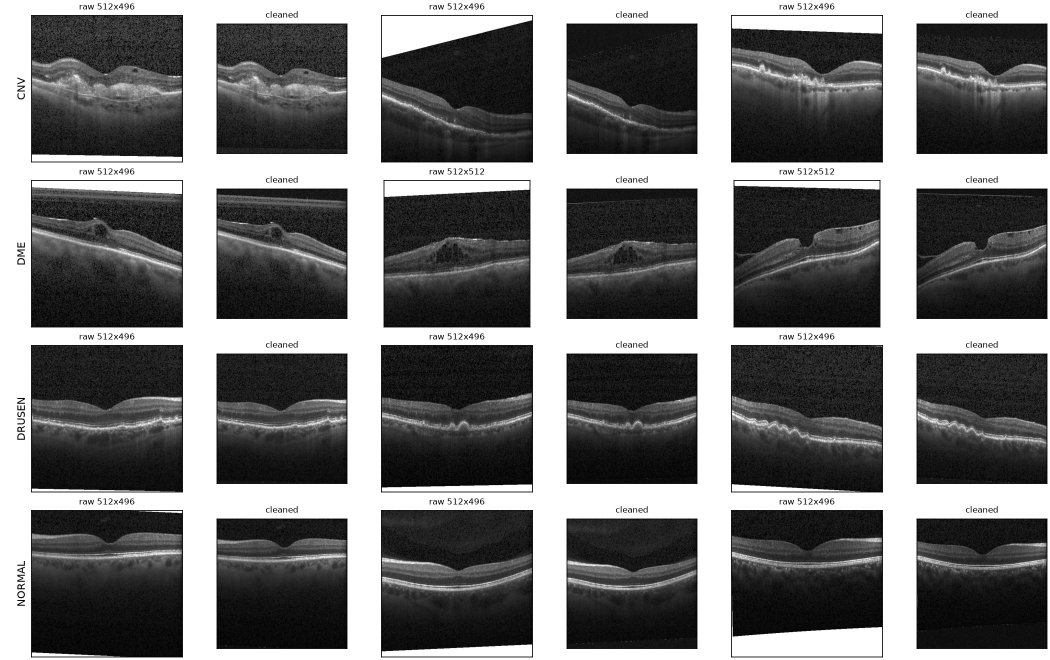
#> input picture src/SeeNN/cleaned_examples_by_class.png, 2100 x 1320 px (shown at 1/2 size)
$ python -i standardize.py   (imports and definitions only)
#> lines starting #> are read from the running program, lines starting #| are printed output that depends on the picture
### src/SeeNN/config.py
"""
reads config.yaml (shared settings) so every script uses the same values, and configs/<name>.yaml for one model's runs

import what you need, e.g. `from config import CLASSES, DATA_FOLDER, SEED`
"""
from pathlib import Path

import yaml

ROOT = Path(__file__).resolve().parents[2]  # repo root, two folders up from src/SeeNN/


def load_yaml(path):
    with open(ROOT / path, encoding="utf-8") as f:
        return yaml.safe_load(f)


def run_config(name):
    """settings for one model's runs, from configs/<name>.yaml"""
    return load_yaml(Path("configs") / f"{name}.yaml")


CONFIG = load_yaml("config.yaml")

DATA_FOLDER = ROOT / CONFIG["paths"]["data"]
OUTPUT_FOLDER = ROOT / CONFIG["paths"]["standardized"]
RESULTS_FOLDER = ROOT / CONFIG["paths"]["results"]
CHECKPOINTS_FOLDER = ROOT / CONFIG["paths"]["checkpoints"]

SEED = CONFIG["seed"]
CLASSES = CONFIG["classes"]
VAL_FRACTION = CONFIG["val_fraction"]
CROP_HEIGHT = CONFIG["crop_height"]
IMAGE_SIZE = CONFIG["image_size"]
BATCH_SIZE = CONFIG["batch_size"]

### src/SeeNN/standardize.py
"""
cleans, crops, and resizes OCT images for input to our nn, in two steps

1. treat every image that is NOT omitted by cropping it to CROP_HEIGHT rows, saving results as PNGs
2. write the log and print a summary
"""

import csv
import os
import time
from collections import Counter
from concurrent.futures import ProcessPoolExecutor
from contextlib import nullcontext
from functools import partial

from PIL import Image, ImageDraw

from config import CLASSES, CROP_HEIGHT, DATA_FOLDER, IMAGE_SIZE, OUTPUT_FOLDER  # set in config.yaml

# [1 line that did not run here, left out]
# [1 line that did not run here, left out]

# [1 line that did not run here, left out]

WORKERS = max(1, (getattr(os, "process_cpu_count", os.cpu_count)() or 1) - 2)  # 1 for no multiprocessing
CHUNK_SIZE = 32 # number of images handed to a worker for processing at a time

SPLITS = ["train", "test"]


# finding images

# [12 lines left out: function find_image_files, not called in this run]


def relative_name(path):
    return path.relative_to(DATA_FOLDER).as_posix()


# for a single image

def load_and_clean(path):
    """for a single image, load, convert to grayscale, and fill in empty white corners with black pixels"""
#> called with path = 'cleaned_examples_by_class.png'
    with Image.open(path) as image:
#> image is the input picture: PIL image 2100x1320 RGBA; mean R, G, B, A 114.4, 114.4, 114.4, 255
        gray = image.convert("L")
    w, h = gray.size
#> w = 2100; h = 1320
    corners_removed = False
    # rotated scans have white wedges in the corners that aren't part of the scan,
    # so whenever we find a triangle of white pixels in a corner, fill in the area up to 15 pixel values away
    # with black pixels (this is a really hacky way to avoid rotating images or doing other transforms)
    for corner in [(0, 0), (w - 1, 0), (0, h - 1), (w - 1, h - 1)]:
        if gray.getpixel(corner) >= 240:
            ImageDraw.floodfill(gray, corner, 0, thresh=15)
            corners_removed = True
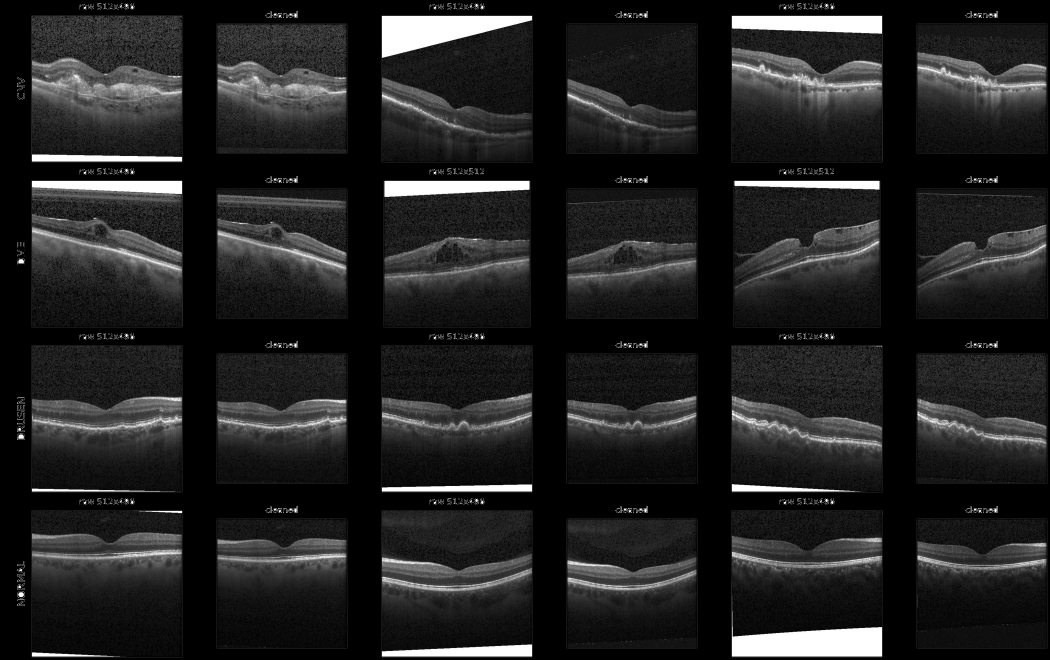
#> gray: PIL image 2100x1320 L (shown at 1/2 size); min 0, max 255, mean 34.7
    return gray, corners_removed


def standardize(path):
    """standardizes one image and returns (cleaned image, result, details)"""
    gray, corners_removed = load_and_clean(path)
#> corners_removed = True
    # keep the top CROP_HEIGHT rows, which leaves 496 px scans as is, trims the bottom 16 rows off
    # 512 px scans (their retinas sit near the top), and pads the couple of shorter scans with black
    # always keeps the full width and resizes to a square
    # wider scans get compressed more as a result, but the vertical scale remains consistent
#> (the run stopped early here; a loop or call above may not have finished)
